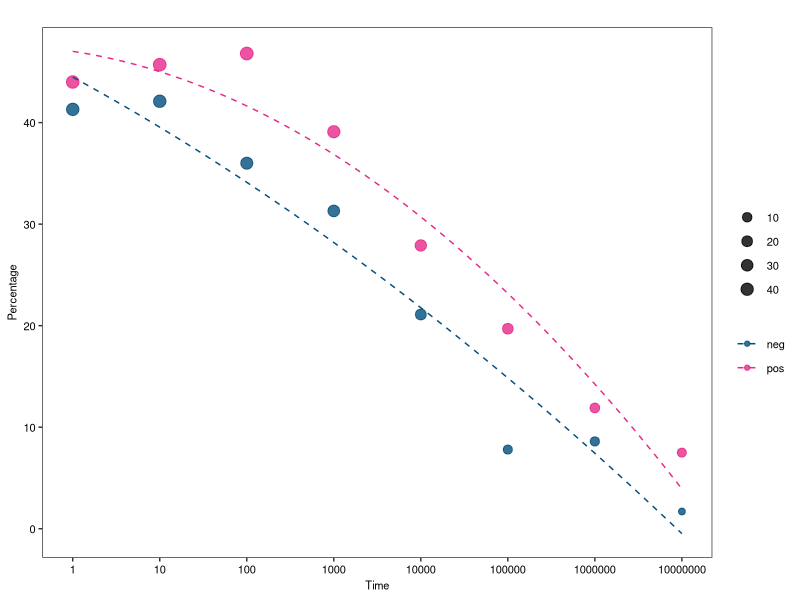
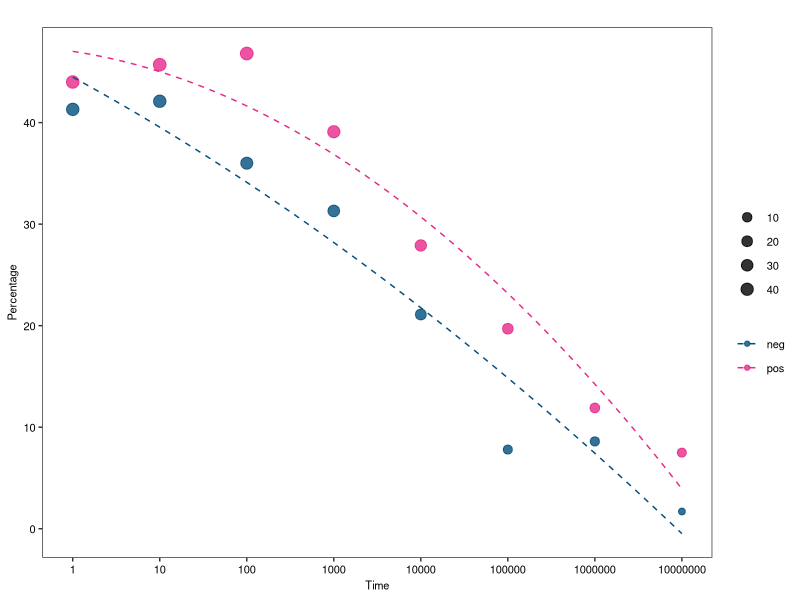

The R source for these figures, in order:
### by xileioo

library(ggplot2)
library(scales)
#setwd("D:/study/R/R_PLOT_demo/R_PLOT_demo/2_geom_smooth")
mydata <- read.table("2_1_geom_smooth_lm_input.txt",sep = "\t",header = 1)
pdata <- mydata[,c("Time","Group","Percentage")]
pdata$Group <- factor(pdata$Group, levels = c("neg","pos"))
ggplot(pdata, 
       aes(x = Time, y = Percentage,color = Group)) +
  geom_point(aes(size = Percentage), alpha = 0.8) +
  scale_size(range = c(2, 4)) +
  scale_color_manual(values = c( "#034e7b","#e7298a")) +
  #geom_point(alpha = 0.65, aes(size = mpg)) +
  geom_smooth(method = "lm", formula = y ~ x + I(x^2),
               se = F, size = 0.5, linetype = 2) +
  theme_bw() +
  scale_x_continuous(trans = log10_trans(),limits = c(1,10000000),
                     breaks = pdata$Time[1:8],
                     labels= pdata$Time[1:8]) +
  theme(panel.grid = element_blank(),
        #legend.position = c(0.8,0.3),
        legend.title = element_blank(),
        axis.text=element_text(size=8, colour = "black"),
        axis.title=element_text(size=8),
        plot.title = element_text(size=8,hjust = 0.5),
        legend.text = element_text(size=8))  +
  labs(x = "Time", y = "Percentage",title = "")
ggsave("2_1_geom_smooth_lm_plot.png",device = "png",width = 6,height = 3.5)
